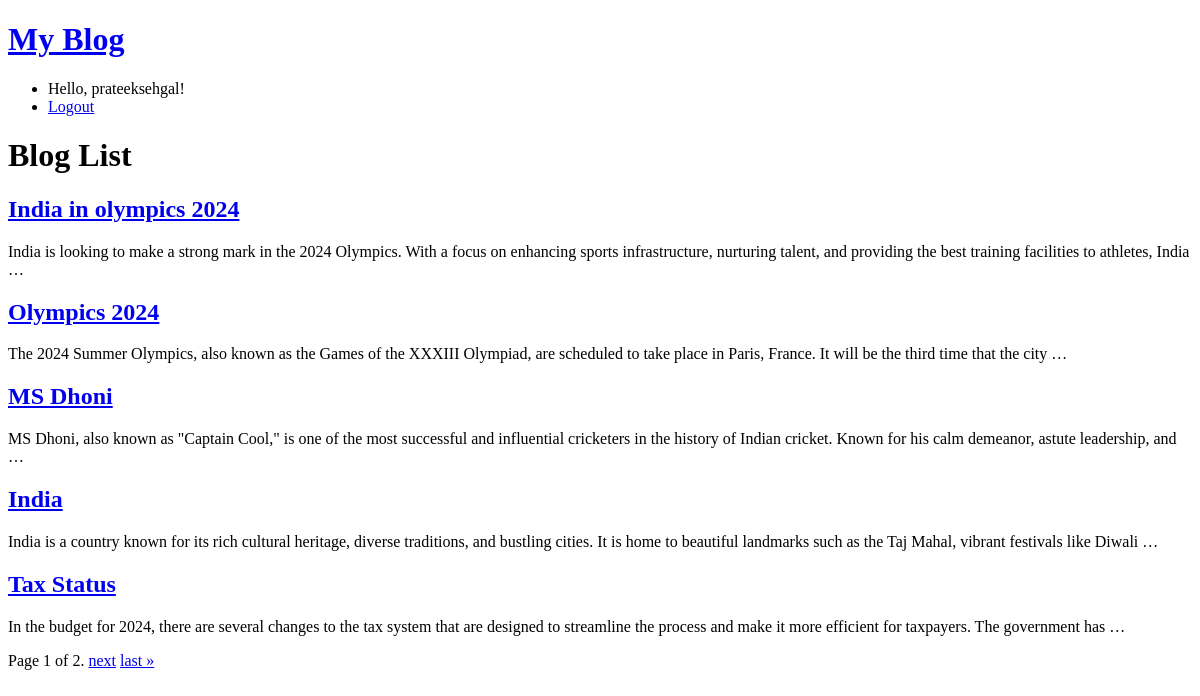
Page /blog/ (signed in) on the committed database.
### blog/models.py (models this page shows, shortened)
class Blog(models.Model):
    title = models.CharField(max_length=200)
    body = models.TextField()
    author = models.ForeignKey(User, on_delete=models.CASCADE)
    created_at = models.DateTimeField(auto_now_add=True)
    updated_at = models.DateTimeField(auto_now=True)
    tags = TaggableManager()
    class Meta:
        ordering = ['-created_at']

### blog/views.py (the view)
# urls.py: path('', views.blog_list, name='blog_list'),
def blog_list(request):
    blogs = Blog.objects.all().order_by('-created_at')
    paginator = Paginator(blogs, 5)
    page_number = request.GET.get('page')
    page_obj = paginator.get_page(page_number)
    return render(request, 'blog/blog_list.html', {'page_obj': page_obj})

### blog/templates/blog/blog_list.html (shortened to what this page needs)
{% extends "base_generic.html" %}
{% block content %}
  <h1>Blog List</h1>
  {% for blog in page_obj %}
    <h2><a href="{% url 'blog_detail' blog.pk %}">{{ blog.title }}</a></h2>
    <p>{{ blog.body|truncatewords:30 }}</p>
  {% endfor %}
  <div class="pagination">
    <span class="step-links">
        <span class="current">
            Page {{ page_obj.number }} of {{ page_obj.paginator.num_pages }}.
        </span>
        {% if page_obj.has_next %}
            <a href="?page={{ page_obj.next_page_number }}">next</a>
            <a href="?page={{ page_obj.paginator.num_pages }}">last &raquo;</a>
        {% endif %}
    </span>
  </div>
{% endblock %}

### blog/templates/base_generic.html (shortened to what this page needs)
<!DOCTYPE html>
<html>
<head>
    {% load static %}
    <link rel="stylesheet" href="{% static 'css/styles.css' %}">
</head>
<body>
    <header>
        <h1><a href="{% url 'blog_list' %}">My Blog</a></h1>
        <nav>
            <ul>
                {% if user.is_authenticated %}
                    <li>Hello, {{ user.username }}!</li>
                    <li><a href="{% url 'logout' %}">Logout</a></li>
                {% else %}
                    <li><a href="{% url 'login' %}">Login</a></li>
                    <li><a href="{% url 'sign_up' %}">Sign Up</a></li>
                {% endif %}
            </ul>
        </nav>
    </header>
    <main>
        {% block content %}
        {% endblock %}
    </main>
</body>
</html>

### rows in the picture
Blog: title "India in olympics 2024", body "India is looking to make a strong mark in the 2024 Olympics. With a focus on enhancing sports infrastructure, nurturing talent, and providing the best training facilities to athletes, India …"
Blog: title "Olympics 2024", body "The 2024 Summer Olympics, also known as the Games of the XXXIII Olympiad, are scheduled to take place in Paris, France. It will be the third time that the city …"
Blog: title "MS Dhoni", body "MS Dhoni, also known as \"Captain Cool,\" is one of the most successful and influential cricketers in the history of Indian cricket. Known for his calm demeanor, astute leadership, and …"
Blog: title "India", body "India is a country known for its rich cultural heritage, diverse traditions, and bustling cities. It is home to beautiful landmarks such as the Taj Mahal, vibrant festivals like Diwali …"
Blog: title "Tax Status", body "In the budget for 2024, there are several changes to the tax system that are designed to streamline the process and make it more efficient for taxpayers. The government has …"

### other values in the picture
{{ user.username }} "prateeksehgal"
{{ page_obj.number }} "1"
{{ page_obj.paginator.num_pages }} "2"
